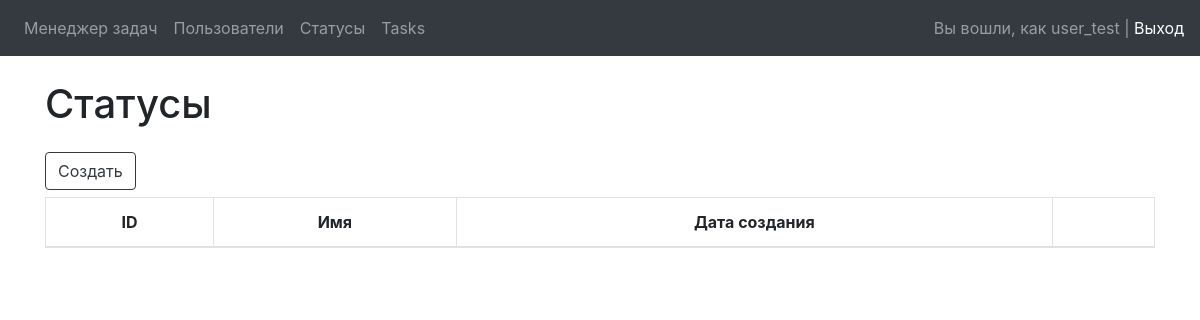
/statuses/ (signed in), run on an earlier commit of the app's database.
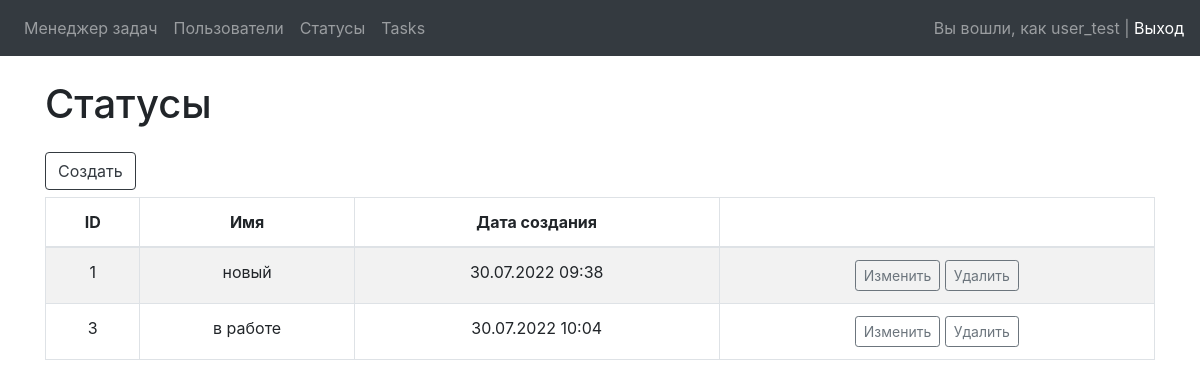
And on a later commit of the database.
### statuses/models.py (models this page shows, shortened)
class Status(models.Model):
    name = models.CharField(max_length=50, unique=True, null=False, verbose_name='Имя')
    created_at = models.DateTimeField(auto_now_add=True, verbose_name='Дата создания')
    class Meta:
        verbose_name = 'Status'
        verbose_name_plural = 'Statuses'

### statuses/views.py (the view)
# urls.py: path('statuses/', StatusListView.as_view(), name='status_list'),
class StatusListView(LoginRequiredMixin, ListView):
    model = Status
    template_name = 'statuses/statuses_list.html'
    context_object_name = 'statuses_list'

### statuses/templates/statuses/statuses_list.html (shortened to what this page needs)
{% extends 'base.html' %}
{% load bootstrap4 %}
{% load i18n %}
{% block content %}
<div class="container wrapper flex-grow-1">
    <h1 class="my-4">Статусы</h1>
    <a href="{% url 'status_add' %}">
        <button class="btn btn-outline-dark" style="margin-bottom: 7px">Создать</button>
    </a>
    <table class="table table-hover table-striped table-bordered">
        <thead align="center">
        <tr>
            <th>ID</th>
            <th>Имя</th>
            <th>Дата создания</th>
            <th></th>
        </tr>
        </thead>
        <tbody>
        {% for st in statuses_list %}
        <tr>
            <td align="center">{{ st.pk }}</td>
            <td align="center">{{ st.name }}</td>
            <td align="center">{{ st.created_at|date:"d.m.Y H:i" }}</td>
            <td align="center">
                <a href="{% url 'status_update' st.pk %}" style="display: inline-block">
                    <button class="btn btn-outline-secondary btn-sm">Изменить</button>
                </a>
                <a href="{% url 'status_delete' st.pk %}" style="display: inline-block">
                    <button class="btn btn-outline-secondary btn-sm">Удалить</button>
                </a>
            </td>
        </tr>
        {% endfor %}
        </tbody>
    </table>
</div>
{% endblock %}

What changed in the data, as far as the page shows it:
added Status: pk "1", name "новый", created_at "30.07.2022 09:38"
added Status: pk "3", name "в работе", created_at "30.07.2022 10:04"
